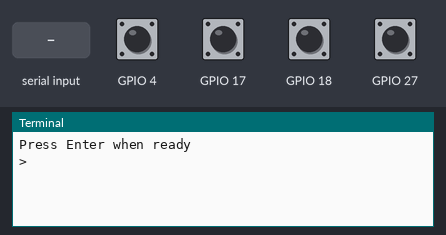
Recording of a program running on a simulated Raspberry Pi (BCM pin numbers). On the bench: the last lines printed to the terminal. The inputs (shaded band) are chosen by the test bench; at power-on: GPIO 4, GPIO 17, GPIO 18, GPIO 27 LOW.

Above: at 1.2 s.
1.3 s: "1" typed at the terminal, then Enter
At 2.0 s:
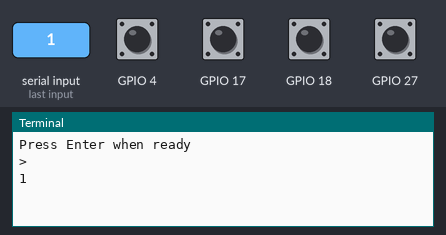
2.8 s: GPIO 4 pulled HIGH for 0.15 s
At 3.1 s:
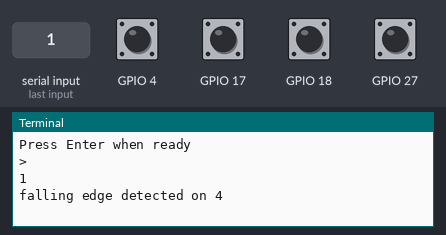
4.4 s: GPIO 17 pulled HIGH for 0.15 s
At 5.5 s:
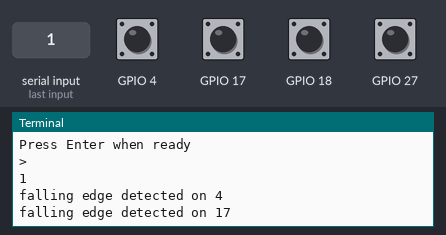
6.0 s: GPIO 18 pulled HIGH for 0.15 s
At 6.8 s:
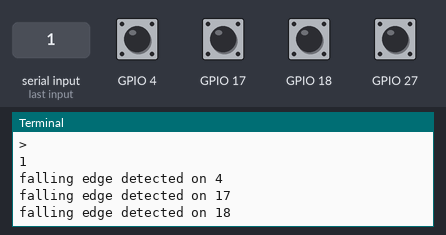
7.6 s: GPIO 27 pulled HIGH for 0.15 s
At 8.0 s:
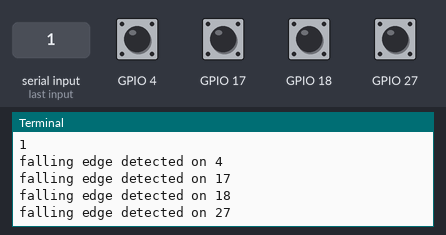
Timing chart, 0 to 10.2 s (numbered marks = the images above; inputs shaded):
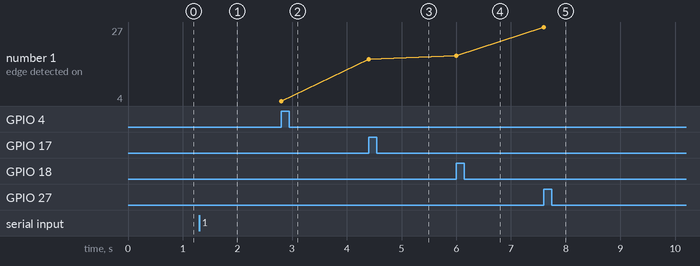

Measured:
- after the input at 1.3 s, the terminal: prints a new line at once (image 1)
- after the input at 2.8 s, the terminal: prints a new line at once (image 2)
- after the input at 4.4 s, the terminal: prints a new line at once (image 3)
- after the input at 6.0 s, the terminal: prints a new line at once (image 4)
- after the input at 7.6 s, the terminal: prints a new line at once (image 5)
- plotted number 1: 4 → 17 after the input at 4.4 s, 17 → 18 after the input at 6.0 s, 18 → 27 after the input at 7.6 s

The program:

gpio.py
```python
#!/usr/bin/env python2.7
# script by Alex Eames https://raspi.tv
# https://raspi.tv/how-to-use-interrupts-with-python-on-the-raspberry-pi-and-rpi-gpio-part-3
import RPi.GPIO as GPIO
GPIO.setmode(GPIO.BCM)

# GPIO 23 & 17 set up as inputs, pulled up to avoid false detection.
# Both ports are wired to connect to GND on button press.
# So we'll be setting up falling edge detection for both
GPIO.setup(27, GPIO.IN, pull_up_down=GPIO.PUD_DOWN)
GPIO.setup(18, GPIO.IN, pull_up_down=GPIO.PUD_DOWN)
GPIO.setup(17, GPIO.IN, pull_up_down=GPIO.PUD_DOWN)
GPIO.setup(4, GPIO.IN, pull_up_down=GPIO.PUD_DOWN)

# GPIO 24 set up as an input, pulled down, connected to 3V3 on button press
GPIO.setup(24, GPIO.IN, pull_up_down=GPIO.PUD_DOWN)

# now we'll define two threaded callback functions
# these will run in another thread when our events are detected
def my_callback1(channel):
    print("falling edge detected on 27")

def my_callback2(channel):
    print("falling edge detected on 18")

def my_callback3(channel):
    print("falling edge detected on 17")

def my_callback4(channel):
    print("falling edge detected on 4")

input("Press Enter when ready\n>")

# when a falling edge is detected on port 17, regardless of whatever
# else is happening in the program, the function my_callback will be run
GPIO.add_event_detect(27, GPIO.RISING, callback=my_callback1, bouncetime=10)
GPIO.add_event_detect(18, GPIO.RISING, callback=my_callback2, bouncetime=10)
GPIO.add_event_detect(17, GPIO.RISING, callback=my_callback3, bouncetime=10)
GPIO.add_event_detect(4, GPIO.RISING, callback=my_callback4, bouncetime=10)

# when a falling edge is detected on port 23, regardless of whatever
# else is happening in the program, the function my_callback2 will be run
# 'bouncetime=300' includes the bounce control written into interrupts2a.py

while True:
    pass

# try:
#     print("Waiting for rising edge on port 24")
#     GPIO.wait_for_edge(24, GPIO.RISING)
#     print("Rising edge detected on port 24. Here endeth the third lesson.")
  
```
